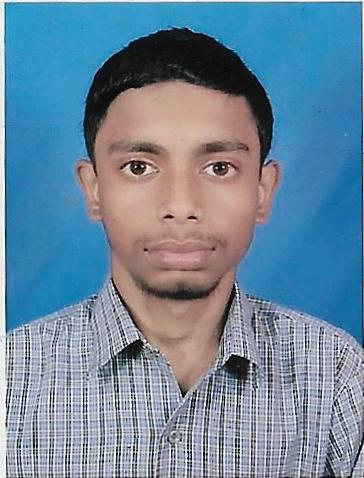
#> input picture Image_Program/Day2/Image_Python/Scan1.jpg, 364 x 478 px
$ python Negative_image.py
#> lines starting #> are read from the running program, lines starting #| are printed output that depends on the picture
import cv2
import numpy as np

img = cv2.imread('Scan1.jpg')
#> img is the input picture: shape (478, 364, 3); mean B, G, R 157, 135.7, 109.1

img_height , img_width , dim = img.shape
#> img_height = 478; img_width = 364; dim = 3

#img = 255 - img

for i in range(0,int(img_height)):
	for j in range(0,int(img_width/2)):
		for k in range(0,dim):
			img[i][j][k] = 255 - img[i][j][k]
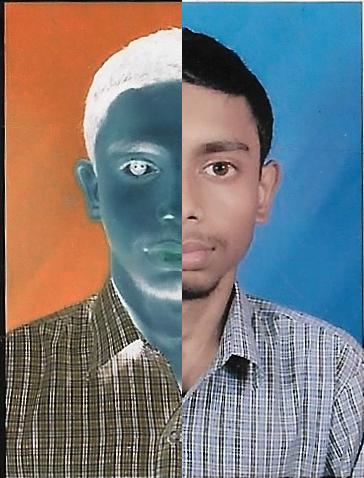
#> img: shape (478, 364, 3); mean B, G, R 124.5, 122.2, 121.8

cv2.imshow('image',img)
cv2.waitKey(0)
cv2.destroyAllWindows()
